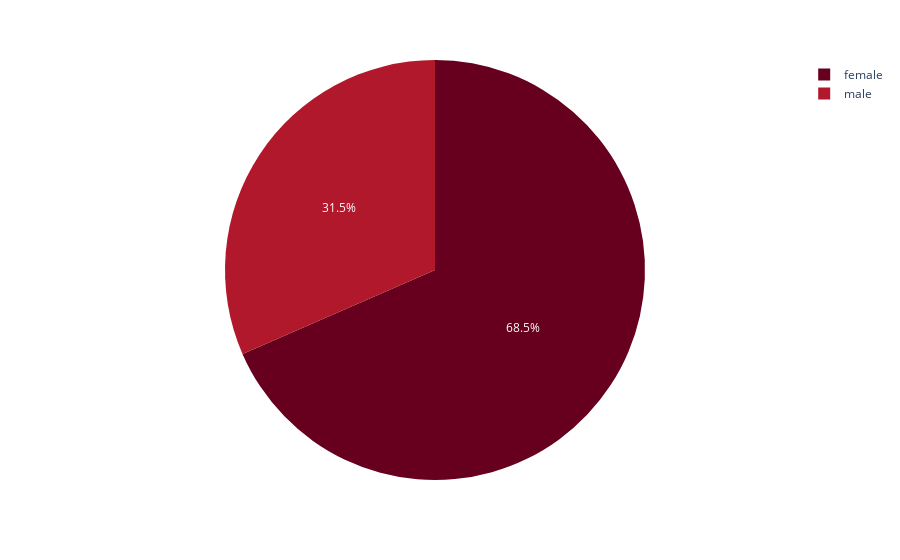

The notebook cell saved with this chart:
### Code cell
import plotly.express as px
df = df1
fig = px.pie(df, values='Survived', names='Sex', color_discrete_sequence=px.colors.sequential.RdBu)
fig.show()

### Figure 1 — Plotly figure (JSON) as saved in the notebook; plotly's stock layout.template omitted (floating-point values rounded to 4 significant figures; data arrays with more than 128 entries replaced by an {"elided": "..."} marker saying what was removed)
{"data": [{"domain": {"x": [0, 1], "y": [0, 1]}, "hovertemplate": "Sex=%{label}<br>Survived=%{value}<extra></extra>", "labels": {"elided": "684 str values"}, "legendgroup": "", "name": "", "showlegend": true, "type": "pie", "values": {"elided": "684 int values"}}], "layout": {"legend": {"tracegroupgap": 0}, "margin": {"t": 60}, "piecolorway": ["rgb(103,0,31)", "rgb(178,24,43)", "rgb(214,96,77)", "rgb(244,165,130)", "rgb(253,219,199)", "rgb(247,247,247)", "rgb(209,229,240)", "rgb(146,197,222)", "rgb(67,147,195)", "rgb(33,102,172)", "rgb(5,48,97)"]}}
